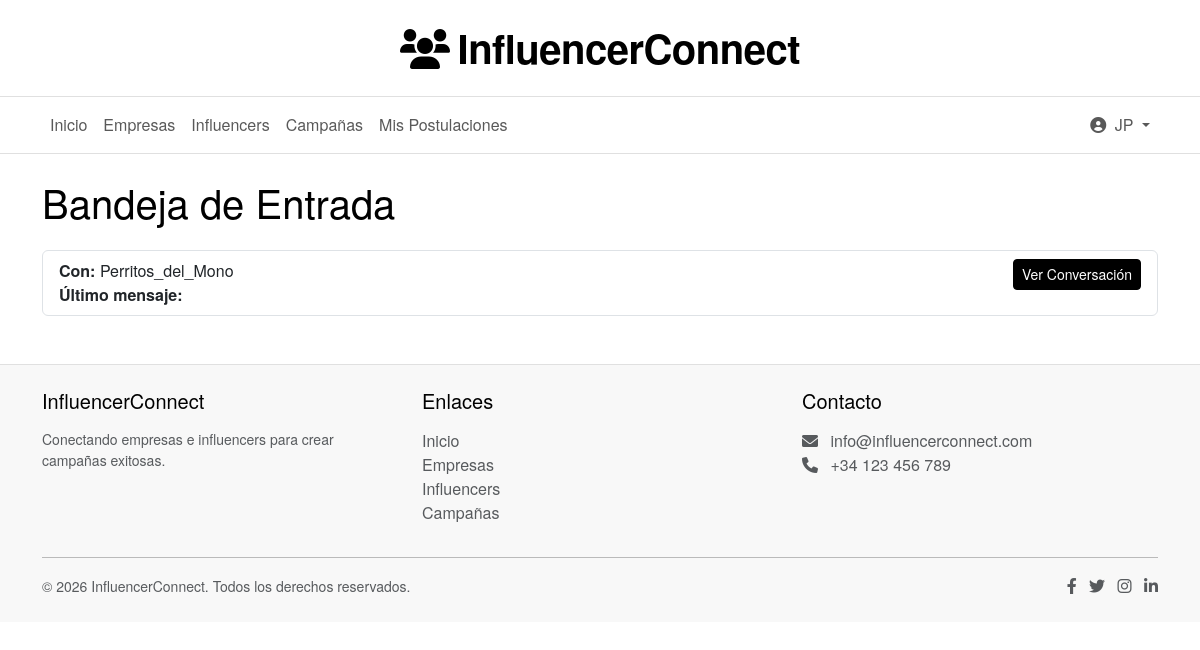
The page /messages/ (signed in) on the database its author committed.
### users/models.py (models this page shows, shortened)
class CustomUser(AbstractUser):
    USER_TYPE_CHOICES = (
        ('empresa', 'Empresa'),
        ('influencer', 'Influencer'),
    )
    email = models.EmailField(_('email address'), unique=True)
    user_type = models.CharField(max_length=10, choices=USER_TYPE_CHOICES)
    profile_picture = models.ImageField(upload_to='profile_pictures/', blank=True, null=True)
    USERNAME_FIELD = 'email'
    REQUIRED_FIELDS = ['username', 'user_type']

### messages_app/models.py (models this page shows, shortened)
class Conversation(models.Model):
    participants = models.ManyToManyField(
        settings.AUTH_USER_MODEL,
        related_name='conversations'
    )
    updated_at = models.DateTimeField(auto_now=True)
    class Meta:
        ordering = ['-updated_at']
    def get_last_message(self):
        return self.messages.order_by('-timestamp').first()
    def get_other_participant(self, user):
        return self.participants.exclude(id=user.id).first()

### messages_app/views.py (the view)
# urls.py: path('', inbox, name='inbox'),
@login_required
def inbox(request):
    conversations = Conversation.objects.filter(participants=request.user)
    for conversation in conversations:
        conversation.other_participant = conversation.get_other_participant(request.user)
    return render(request, 'messages_app/inbox.html', {'conversations': conversations})

### templates/messages_app/inbox.html (shortened to what this page needs)
<!DOCTYPE html>
<html>
<head>
</head>
<body>
    {% extends 'base.html' %}
    {% block content %}
    <div class="container mt-4">
        <h1 class="mb-4">Bandeja de Entrada</h1>
        {% if conversations %}
            <ul class="list-group">
                {% for conversation in conversations %}
                    <li class="list-group-item">
                        <div class="d-flex justify-content-between">
                            <div>
                                <strong>Con:</strong> {{ conversation.other_participant.username }}<br>
                                <strong>Último mensaje:</strong>
                            </div>
                            <div>
                                <a href="{% url 'messages_app:conversation_detail' conversation.id %}" class="btn btn-sm btn-primary">Ver Conversación</a>
                            </div>
                        </div>
                    </li>
                {% endfor %}
            </ul>
        {% else %}
            <p class="text-muted">No tienes mensajes en tu bandeja de entrada.</p>
        {% endif %}
    </div>
    {% endblock %}

### templates/base.html (shortened to what this page needs)
<!DOCTYPE html>
<html lang="es">
<head>
    <link href="https://cdn.jsdelivr.net/npm/bootstrap@5.3.0-alpha1/dist/css/bootstrap.min.css" rel="stylesheet">
    <link href="https://cdn.jsdelivr.net/npm/bootstrap@5.3.0/dist/css/bootstrap.min.css" rel="stylesheet">
    <link rel="stylesheet" href="https://cdnjs.cloudflare.com/ajax/libs/font-awesome/6.0.0/css/all.min.css">
</head>
<body>
    <header class="site-header">
        <div class="container">
            <h1 class="site-title">
                <i class="fas fa-users"></i>InfluencerConnect
            </h1>
        </div>
    </header>
    <nav class="main-navigation navbar navbar-expand-lg navbar-light">
        <div class="container">
            <div class="collapse navbar-collapse" id="navbarNav">
                <ul class="navbar-nav me-auto">
                    <li class="nav-item">
                        <a class="nav-link" href="{% url 'home' %}">Inicio</a>
                    </li>
                    <li class="nav-item">
                        <a class="nav-link" href="{% url 'profiles:company_list' %}">Empresas</a>
                    </li>
                    <li class="nav-item">
                        <a class="nav-link" href="{% url 'profiles:influencer_list' %}">Influencers</a>
                    </li>
                    <li class="nav-item">
                        <a class="nav-link" href="{% url 'campaigns:campaign_list' %}">Campañas</a>
                    </li>
                    {% if user.is_authenticated and user.user_type == 'influencer' %}
                        <li class="nav-item">
                            <a class="nav-link" href="{% url 'campaigns:influencer_applications' %}">Mis Postulaciones</a>
                        </li>
                    {% endif %}
                </ul>
                <ul class="navbar-nav">
                    {% if user.is_authenticated %}
                        <li class="nav-item dropdown">
                            <a class="nav-link dropdown-toggle" href="#" id="navbarDropdown" role="button" data-bs-toggle="dropdown">
                                <i class="fas fa-user-circle me-1"></i>
                                {{ user.username }}
                            </a>
                        </li>
                    {% endif %}
                </ul>
            </div>
        </div>
    </nav>
    {% block content %}{% endblock %}
    <footer class="py-4 mt-5">
        <div class="container">
            <div class="row">
                <div class="col-md-4 mb-3 mb-md-0">
                    <h5 class="mb-3">InfluencerConnect</h5>
                    <p class="small text-muted">Conectando empresas e influencers para crear campañas exitosas.</p>
                </div>
                <div class="col-md-4 mb-3 mb-md-0">
                    <h5 class="mb-3">Enlaces</h5>
                    <ul class="list-unstyled">
                        <li><a href="{% url 'home' %}" class="text-decoration-none text-muted">Inicio</a></li>
                        <li><a href="{% url 'profiles:company_list' %}" class="text-decoration-none text-muted">Empresas</a></li>
                        <li><a href="{% url 'profiles:influencer_list' %}" class="text-decoration-none text-muted">Influencers</a></li>
                        <li><a href="{% url 'campaigns:campaign_list' %}" class="text-decoration-none text-muted">Campañas</a></li>
                    </ul>
                </div>
                <div class="col-md-4">
                    <h5 class="mb-3">Contacto</h5>
                    <ul class="list-unstyled text-muted">
                        <li><i class="fas fa-envelope me-2"></i> info@influencerconnect.com</li>
                        <li><i class="fas fa-phone me-2"></i> +34 123 456 789</li>
                    </ul>
                </div>
            </div>
            <hr>
            <div class="d-flex justify-content-between align-items-center">
                <p class="small text-muted mb-0">&copy; {% now "Y" %} InfluencerConnect. Todos los derechos reservados.</p>
                <div>
                    <a href="#" class="text-muted me-2"><i class="fab fa-facebook-f"></i></a>
                    <a href="#" class="text-muted me-2"><i class="fab fa-twitter"></i></a>
                    <a href="#" class="text-muted me-2"><i class="fab fa-instagram"></i></a>
                    <a href="#" class="text-muted"><i class="fab fa-linkedin-in"></i></a>
                </div>
            </div>
        </div>
    </footer>
</body>
</html>

### templates/base.html (style rules this page uses)
:root { --primary-color: #000000; --primary-hover: #333333; --secondary-color: #666666; --background-color: #ffffff; --text-color: #000000; --border-color: #e0e0e0; }
body { font-family: 'Helvetica Neue', Arial, sans-serif; color: var(--text-color); background-color: var(--background-color); }
.btn-primary { background-color: var(--primary-color); border-color: var(--primary-color); }
.site-header { text-align: center; padding: 1.5rem 0; background-color: var(--background-color); border-bottom: 1px solid var(--border-color); }
.site-title { font-size: 2.5rem; font-weight: 700; color: var(--primary-color); margin: 0; letter-spacing: -0.5px; }
.site-title i { margin-right: 0.5rem; }
.main-navigation { background-color: var(--background-color); border-bottom: 1px solid var(--border-color); }
footer { background-color: #f8f8f8 !important; border-top: 1px solid var(--border-color) !important; }

### rows shown on the page
CustomUser: username "JP"
Conversation: other_participant.username "Perritos_del_Mono"
